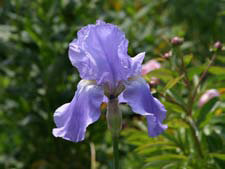
#> input picture 3/Task #1/Original (RGB).png, 225 x 169 px
$ python -i image_converter.py   (imports and definitions only)   (older library calls are emulated)
#> lines starting #> are read from the running program, lines starting #| are printed output that depends on the picture; after the words box and inside, x2 and y2 are one past the last pixel; in counts of white or black regions, pixels touching at a corner belong together
import cv2
import numpy as np
import colorgrad
from PIL import Image


# Color space conversion functions

def get_color_space(image_path):
    return Image.open(image_path).mode

# [94 lines left out: functions RGB_to_CMY, RGB_to_HSI, smooth_RGB, smooth_HSV, smooth_Lab, increase_sharpness_RGB and 3 more, not called in this run]

def equaliz_HSV(image):
    image = cv2.cvtColor(image, cv2.COLOR_RGB2HSV)
#> image: shape (169, 225, 3); mean H, S, V 59.4, 143.8, 100.4
    h_channel, s_channel, v_channel = cv2.split(image)
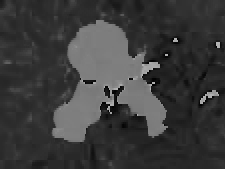
#> h_channel: shape (169, 225); min 0, max 179, mean 59.4
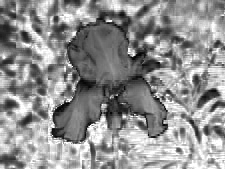
#> s_channel: shape (169, 225); min 0, max 255, mean 143.8
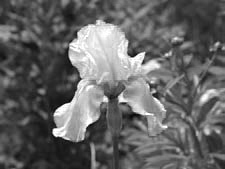
#> v_channel: shape (169, 225); min 2, max 255, mean 100.4
    equalized_s_channel = cv2.equalizeHist(s_channel)
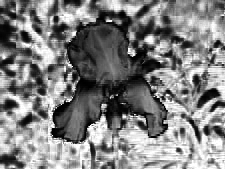
#> equalized_s_channel: shape (169, 225); min 0, max 255, mean 128.2
    equalized_v_channel = cv2.equalizeHist(v_channel)
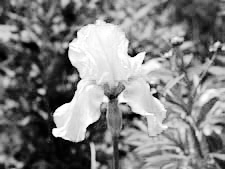
#> equalized_v_channel: shape (169, 225); min 0, max 255, mean 128.3
    image = cv2.merge((h_channel, equalized_s_channel, equalized_v_channel))
#> image: shape (169, 225, 3); mean H, S, V 59.4, 128.2, 128.3
    return cv2.cvtColor(image, cv2.COLOR_HSV2RGB)
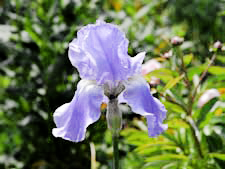
#> returned value: shape (169, 225, 3); mean R, G, B 104.7, 117.1, 84.1

# [6 lines left out: function equaliz_Lab, not called in this run]


# Gradienting functions

def get_per_plane_gradient(image):
    _, _, PPG = colorgrad.colorgrad(image)
    return PPG

# [11 lines left out: functions get_sobel_gradient_normalized, get_absolute_difference, not called in this run]

>>> import cv2
>>> picture = cv2.cvtColor(cv2.imread('Task #1/Original (RGB).png'), cv2.COLOR_BGR2RGB)
>>> result = equaliz_HSV(picture)
